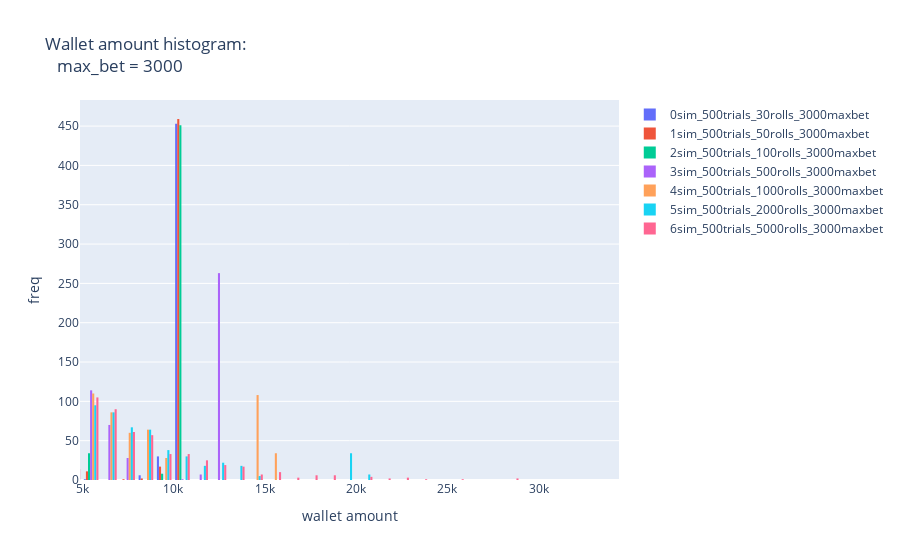

This figure's notebook cell:
### Code cell
max_bet = max_bet_list[3]
wallet_hist_fig = go.Figure()

one_max_bet_df = simulations_df.loc[simulations_df["max_bet"] == max_bet].copy()
last_status_df = one_max_bet_df.groupby(["simulation", "trial"]).nth(-1)
last_status_df.reset_index(inplace=True)
_min, _max = last_status_df["wallet"].agg(["min", "max"])

for sim_name in last_status_df['simulation'].unique().tolist():
    single_sim_last_status_df = last_status_df.loc[last_status_df["simulation"] == sim_name].copy()
    wallet_hist_fig.add_trace(
        go.Histogram(
            name = sim_name,
            x = single_sim_last_status_df["wallet"],
            xbins=dict(
                size=1000
            )
        )
    )
wallet_hist_fig.update_layout(
    title_text = f"Wallet amount histogram: <br>   max_bet = {max_bet}",
    xaxis_title = "wallet amount",
    yaxis_title = "freq",
    xaxis_range = [_min, _max]
)

wallet_hist_fig.show()

### Figure 1 — Plotly figure (JSON) as saved in the notebook; plotly's stock layout.template omitted (floating-point values rounded to 4 significant figures; data arrays with more than 128 entries replaced by an {"elided": "..."} marker saying what was removed)
{"data": [{"name": "0sim_500trials_30rolls_3000maxbet", "type": "histogram", "x": {"elided": "500 int values"}, "xbins": {"size": 1000}}, {"name": "1sim_500trials_50rolls_3000maxbet", "type": "histogram", "x": {"elided": "500 int values"}, "xbins": {"size": 1000}}, {"name": "2sim_500trials_100rolls_3000maxbet", "type": "histogram", "x": {"elided": "500 int values"}, "xbins": {"size": 1000}}, {"name": "3sim_500trials_500rolls_3000maxbet", "type": "histogram", "x": {"elided": "500 int values"}, "xbins": {"size": 1000}}, {"name": "4sim_500trials_1000rolls_3000maxbet", "type": "histogram", "x": {"elided": "500 int values"}, "xbins": {"size": 1000}}, {"name": "5sim_500trials_2000rolls_3000maxbet", "type": "histogram", "x": {"elided": "500 int values"}, "xbins": {"size": 1000}}, {"name": "6sim_500trials_5000rolls_3000maxbet", "type": "histogram", "x": {"elided": "500 int values"}, "xbins": {"size": 1000}}], "layout": {"title": {"text": "Wallet amount histogram: <br>   max_bet = 3000"}, "xaxis": {"range": [4890, 34400], "title": {"text": "wallet amount"}}, "yaxis": {"title": {"text": "freq"}}}}
